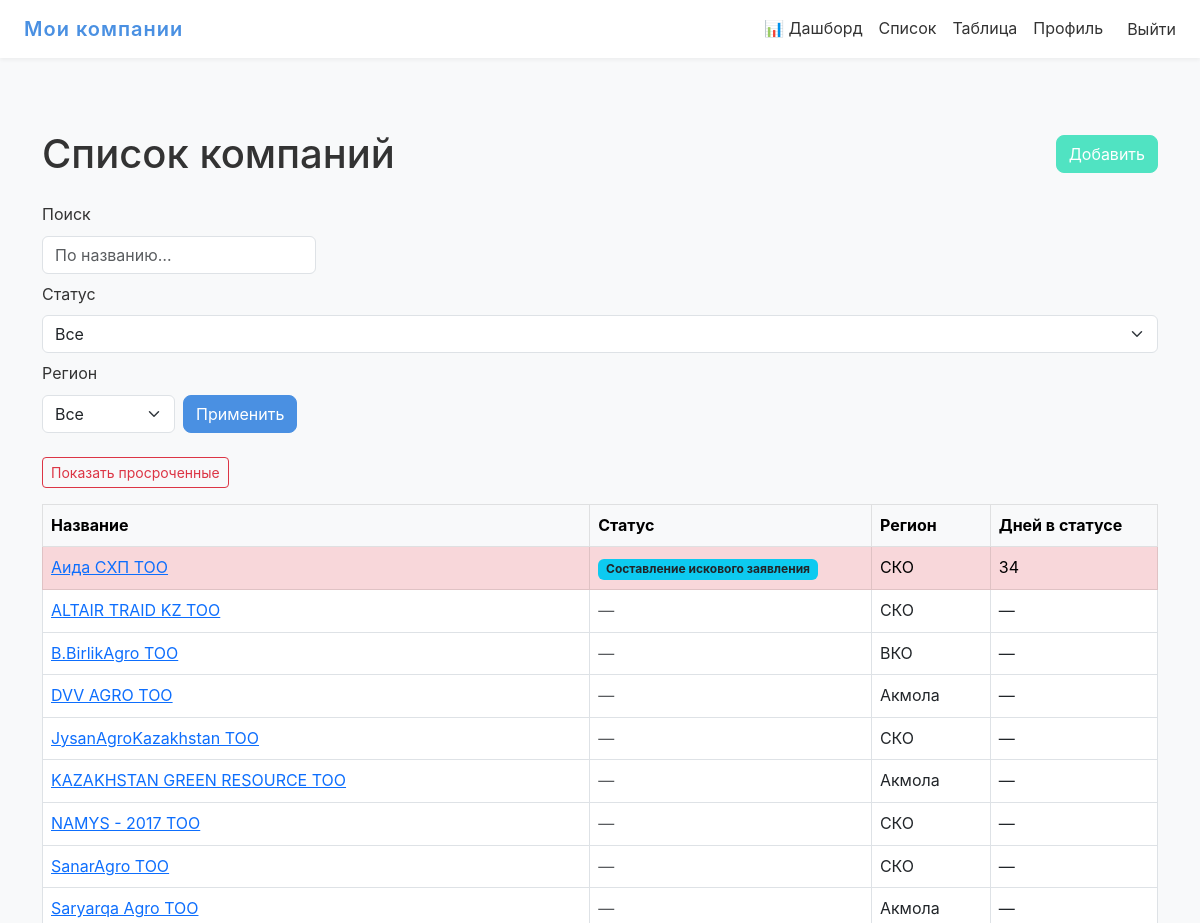
The app's page / (signed in, upper part), older data.
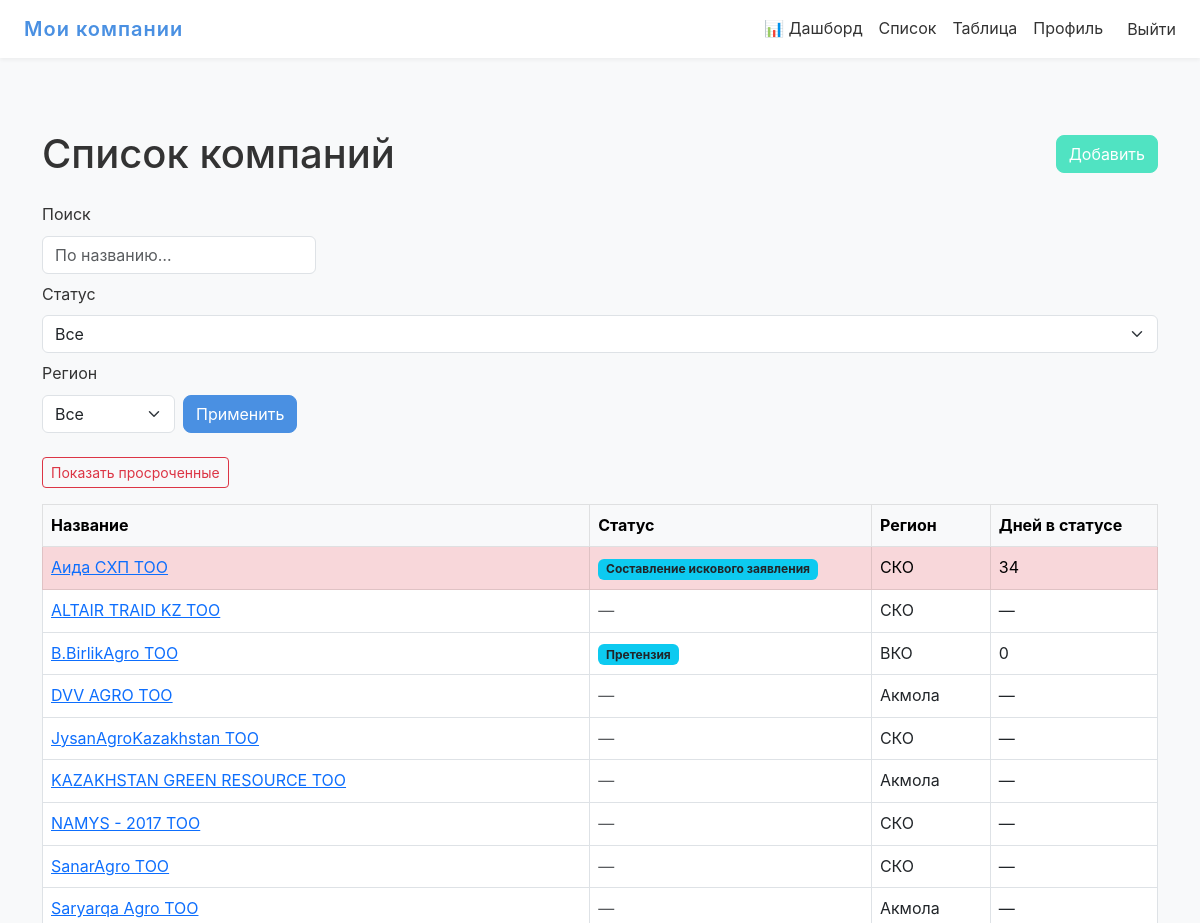
The same page, newer data.
### main/models.py (models this page shows, shortened)
class Company(models.Model):
    name = models.CharField("Название компании", max_length=200)
    bin_number = models.CharField(
        "БИН",
        max_length=50,
        blank=True,
        null=True,
        help_text="Бизнес-идентификационный номер (необязательно)"
    )
    manager_name = models.CharField(
        "Управляющий",
        max_length=150,
        blank=True,
        null=True,
        help_text="Имя ответственного лица/управляющего (необязательно)"
    )
    debt_amount = models.DecimalField(
        "Сумма долга",
        max_digits=12,
        decimal_places=2,
        blank=True,
        null=True,
        help_text="Сумма долга (необязательно)"
    )
    status = models.ForeignKey(
        Status,
        on_delete=models.SET_NULL,
        null=True,
        blank=True,
        related_name="+",
        verbose_name="Текущий статус"
    )
    position = models.IntegerField(
        "Позиция в колонке",
        default=0,
        help_text="Порядок внутри одного статуса на доске"
    )
    region = models.CharField(
        "Регион",
        max_length=3,
        choices=REGION_CHOICES,
        default="KST",
        help_text="Географический регион компании"
    )
    repaid_amount = models.DecimalField(
        "Сумма погашения",
        max_digits=12,
        decimal_places=2,
        blank=True,
        null=True,
        help_text="Сумма уже погашенного долга (если есть)"
    )
    class Meta:
        ordering = ["position"]
        verbose_name = "Компания"
        verbose_name_plural = "Компании"

class Status(models.Model):
    name = models.CharField("Название статуса", max_length=400)
    order = models.PositiveIntegerField(
        "Порядок отображения",
        default=0,
        help_text="Чем меньше — тем левее на доске"
    )
    duration_days = models.PositiveIntegerField(
        "Рекомендуемое время (дней)",
        default=0,
        help_text="Рекомендованное количество дней в этом статусе"
    )
    class Meta:
        ordering = ["order"]
        verbose_name = "Статус"
        verbose_name_plural = "Статусы"

### main/views.py (the view)
# urls.py: path('', views.index, name='index'),
@login_required
def index(request):
    if request.user.is_staff:
        qs = Company.objects.all()
    else:
        user_regions = request.user.profile.regions.values_list('code', flat=True)
        qs = Company.objects.filter(region__in=user_regions)
    q       = request.GET.get('q', '').strip()
    st_id   = request.GET.get('status')
    region  = request.GET.get('region')
    overdue = request.GET.get('overdue') == '1'
    if q:
        qs = qs.filter(name__icontains=q)
    if st_id:
        qs = qs.filter(status_id=st_id)
    if request.user.is_staff and region:
        qs = qs.filter(region=region)
    companies = []
    now = timezone.now()
    for c in qs.order_by('position'):
        last = c.history.first()
        if last and c.status and c.status.duration_days:
            workdays_elapsed = count_workdays(last.changed_at, now)
            is_overdue       = workdays_elapsed > c.status.duration_days
            days_in_status   = workdays_elapsed
        else:
            is_overdue     = False
            days_in_status = None
        if overdue and not is_overdue:
            continue
        c.days_in_status = days_in_status
        c.is_overdue     = is_overdue
        companies.append(c)
    return render(request, 'main/index.html', {
        'title':    'Список компаний',
        'companies': companies,
        'statuses': Status.objects.order_by('order'),
        'regions':  REGION_CHOICES,
    })

### main/views.py (called while the page is built)
def count_workdays(start_dt, end_dt):
    start_date = start_dt.date()
    end_date = end_dt.date()
    workdays = 0
    current = start_date
    while current < end_date:
        if current.weekday() < 5:
            workdays += 1
        current += timedelta(days=1)
    return workdays

### main/templates/main/index.html (shortened to what this page needs)
{% extends 'main/base.html' %}
{% block content %}
<div class="container py-5">
  <div class="d-flex justify-content-between align-items-center mb-4">
    <h1 class="mb-0">{{ title }}</h1>
    <a href="{% url 'main:add_company' %}" class="btn btn-success">Добавить</a>
  </div>
  <form method="get" class="row g-2 mb-4 align-items-end">
    <div class="col-auto">
      <label class="form-label" for="id_q">Поиск</label>
      <input type="text"
             id="id_q"
             name="q"
             value="{{ request.GET.q|default_if_none:'' }}"
             class="form-control"
             placeholder="По названию…">
    </div>
    <div class="col-auto">
      <label class="form-label" for="id_status">Статус</label>
      <select id="id_status" name="status" class="form-select">
        <option value="">Все</option>
      </select>
    </div>
    {% if user.is_staff %}
      <div class="col-auto">
        <label class="form-label" for="id_region">Регион</label>
        <select id="id_region" name="region" class="form-select">
          <option value="">Все</option>
        </select>
      </div>
    {% endif %}
    <div class="col-auto">
      <button type="submit" class="btn btn-primary">Применить</button>
    </div>
  </form>
  <div class="mb-3">
    {% if request.GET.overdue == '1' %}
      <a href="{% url 'main:index' %}" class="btn btn-sm btn-outline-primary">
        Показать все
      </a>
    {% else %}
      <a href="{% url 'main:index' %}?{% if request.GET.q %}q={{ request.GET.q }}&{% endif %}
                                      overdue=1"
         class="btn btn-sm btn-outline-danger">
        Показать просроченные
      </a>
    {% endif %}
  </div>
  <table class="table table-bordered table-hover align-middle">
    <thead class="table-light">
      <tr>
        <th>Название</th>
        <th>Статус</th>
        <th>Регион</th>
        <th>Дней в статусе</th>
      </tr>
    </thead>
    <tbody>
      {% for c in companies %}
        <tr {% if c.is_overdue %}class="table-danger"{% endif %}>
          <td>
            <a href="{% url 'main:company_detail' c.pk %}">{{ c.name }}</a>
          </td>
          <td>
            {% if c.status %}
              <span class="badge bg-info text-dark">{{ c.status.name }}</span>
            {% else %}
              <span class="text-muted">—</span>
            {% endif %}
          </td>
          <td>{{ c.get_region_display }}</td>
          <td>
            {% if c.days_in_status is not None %}
              {{ c.days_in_status }}
            {% else %}
              —
            {% endif %}
          </td>
        </tr>
      {% empty %}
        <tr>
          <td colspan="4" class="text-center text-muted">Компании не найдены</td>
        </tr>
      {% endfor %}
    </tbody>
  </table>
</div>
{% endblock %}

Row changes from the older to the newer data that the page shows:
changed Company "B.BirlikAgro ТОО": status.name (not shown) → "Претензия"; days_in_status (not shown) → "0"; no longer shows "—"
